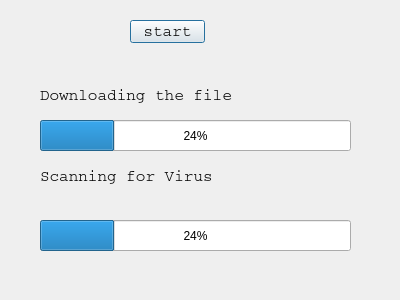
<?xml version="1.0" encoding="UTF-8"?>
<ui version="4.0">
 <class>Dialog</class>
 <widget class="QDialog" name="Dialog">
  <property name="geometry">
   <rect>
    <x>0</x>
    <y>0</y>
    <width>400</width>
    <height>300</height>
   </rect>
  </property>
  <property name="windowTitle">
   <string>Dialog</string>
  </property>
  <widget class="QPushButton" name="pushButtonStart">
   <property name="geometry">
    <rect>
     <x>130</x>
     <y>20</y>
     <width>75</width>
     <height>23</height>
    </rect>
   </property>
   <property name="font">
    <font>
     <family>Courier</family>
     <pointsize>12</pointsize>
    </font>
   </property>
   <property name="text">
    <string>start</string>
   </property>
  </widget>
  <widget class="QLabel" name="label">
   <property name="geometry">
    <rect>
     <x>40</x>
     <y>80</y>
     <width>221</width>
     <height>31</height>
    </rect>
   </property>
   <property name="font">
    <font>
     <family>Courier</family>
     <pointsize>12</pointsize>
    </font>
   </property>
   <property name="text">
    <string>Downloading the file </string>
   </property>
  </widget>
  <widget class="QProgressBar" name="progressBarFileDownload">
   <property name="geometry">
    <rect>
     <x>40</x>
     <y>120</y>
     <width>311</width>
     <height>31</height>
    </rect>
   </property>
   <property name="value">
    <number>24</number>
   </property>
  </widget>
  <widget class="QLabel" name="label_2">
   <property name="geometry">
    <rect>
     <x>40</x>
     <y>161</y>
     <width>221</width>
     <height>31</height>
    </rect>
   </property>
   <property name="font">
    <font>
     <family>Courier</family>
     <pointsize>12</pointsize>
    </font>
   </property>
   <property name="text">
    <string>Scanning for Virus</string>
   </property>
  </widget>
  <widget class="QProgressBar" name="progressBarVirusScan">
   <property name="geometry">
    <rect>
     <x>40</x>
     <y>220</y>
     <width>311</width>
     <height>31</height>
    </rect>
   </property>
   <property name="value">
    <number>24</number>
   </property>
  </widget>
 </widget>
 <resources/>
 <connections/>
</ui>
